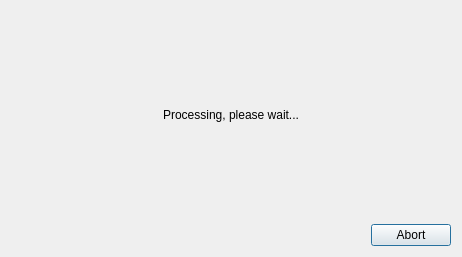
<?xml version="1.0" encoding="UTF-8"?>
<ui version="4.0">
    <class>Dialog</class>
    <widget class="QDialog" name="Dialog">
        <property name="geometry">
            <rect>
                <x>0</x>
                <y>0</y>
                <width>462</width>
                <height>257</height>
            </rect>
        </property>
        <property name="windowTitle">
            <string>Processing...</string>
        </property>
        <layout class="QVBoxLayout" name="verticalLayout_2">
            <item>
                <layout class="QVBoxLayout" name="verticalLayout">
                    <item>
                        <widget class="QLabel" name="status_label">
                            <property name="minimumSize">
                                <size>
                                    <width>200</width>
                                    <height>60</height>
                                </size>
                            </property>
                            <property name="text">
                                <string>Processing, please wait...</string>
                            </property>
                            <property name="alignment">
                                <set>Qt::AlignCenter</set>
                            </property>
                        </widget>
                    </item>
                    <item>
                        <layout class="QVBoxLayout" name="pb_vlayout"/>
                    </item>
                </layout>
            </item>
            <item>
                <layout class="QHBoxLayout" name="horizontalLayout">
                    <item>
                        <spacer name="horizontalSpacer">
                            <property name="orientation">
                                <enum>Qt::Horizontal</enum>
                            </property>
                            <property name="sizeHint" stdset="0">
                                <size>
                                    <width>40</width>
                                    <height>20</height>
                                </size>
                            </property>
                        </spacer>
                    </item>
                    <item>
                        <widget class="QPushButton" name="btn_abort">
                            <property name="text">
                                <string>Abort</string>
                            </property>
                        </widget>
                    </item>
                </layout>
            </item>
        </layout>
    </widget>
    <resources/>
    <connections/>
</ui>
